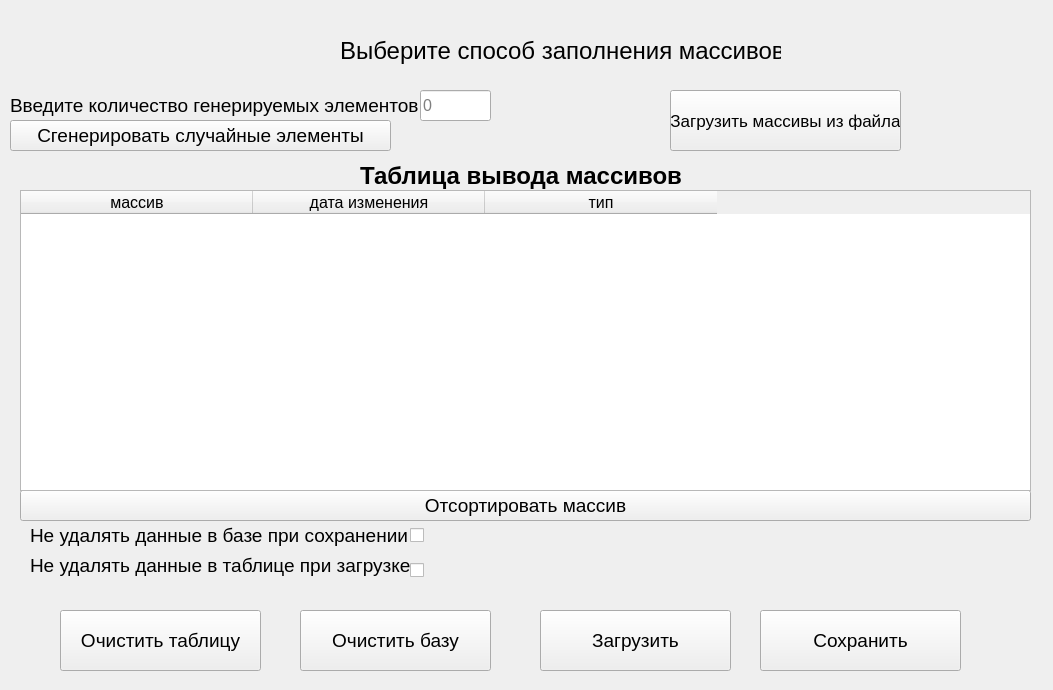
<?xml version="1.0" encoding="UTF-8"?>
<ui version="4.0">
 <class>MainWindowClass</class>
 <widget class="QMainWindow" name="MainWindowClass">
  <property name="geometry">
   <rect>
    <x>0</x>
    <y>0</y>
    <width>1053</width>
    <height>690</height>
   </rect>
  </property>
  <property name="font">
   <font>
    <pointsize>13</pointsize>
   </font>
  </property>
  <property name="windowTitle">
   <string>РПС. Лабораторная работа №3</string>
  </property>
  <widget class="QWidget" name="centralWidget">
   <widget class="QPushButton" name="random_btn">
    <property name="geometry">
     <rect>
      <x>10</x>
      <y>120</y>
      <width>381</width>
      <height>31</height>
     </rect>
    </property>
    <property name="font">
     <font>
      <pointsize>14</pointsize>
      <bold>false</bold>
     </font>
    </property>
    <property name="text">
     <string>Сгенерировать случайные элементы</string>
    </property>
   </widget>
   <widget class="QTableWidget" name="output_table">
    <property name="geometry">
     <rect>
      <x>20</x>
      <y>190</y>
      <width>1011</width>
      <height>301</height>
     </rect>
    </property>
    <property name="font">
     <font>
      <pointsize>11</pointsize>
     </font>
    </property>
    <property name="editTriggers">
     <set>QAbstractItemView::NoEditTriggers</set>
    </property>
    <property name="dragEnabled">
     <bool>false</bool>
    </property>
    <property name="dragDropMode">
     <enum>QAbstractItemView::NoDragDrop</enum>
    </property>
    <property name="columnCount">
     <number>3</number>
    </property>
    <attribute name="horizontalHeaderVisible">
     <bool>true</bool>
    </attribute>
    <attribute name="horizontalHeaderCascadingSectionResizes">
     <bool>false</bool>
    </attribute>
    <attribute name="horizontalHeaderDefaultSectionSize">
     <number>232</number>
    </attribute>
    <attribute name="horizontalHeaderHighlightSections">
     <bool>true</bool>
    </attribute>
    <column>
     <property name="text">
      <string>массив</string>
     </property>
     <property name="font">
      <font>
       <pointsize>12</pointsize>
      </font>
     </property>
    </column>
    <column>
     <property name="text">
      <string>дата изменения</string>
     </property>
     <property name="font">
      <font>
       <pointsize>12</pointsize>
      </font>
     </property>
    </column>
    <column>
     <property name="text">
      <string>тип</string>
     </property>
     <property name="font">
      <font>
       <pointsize>12</pointsize>
      </font>
     </property>
    </column>
   </widget>
   <widget class="QPushButton" name="load_btn">
    <property name="enabled">
     <bool>true</bool>
    </property>
    <property name="geometry">
     <rect>
      <x>540</x>
      <y>610</y>
      <width>191</width>
      <height>61</height>
     </rect>
    </property>
    <property name="font">
     <font>
      <pointsize>14</pointsize>
     </font>
    </property>
    <property name="text">
     <string>Загрузить</string>
    </property>
   </widget>
   <widget class="QPushButton" name="save_btn">
    <property name="enabled">
     <bool>true</bool>
    </property>
    <property name="geometry">
     <rect>
      <x>760</x>
      <y>610</y>
      <width>201</width>
      <height>61</height>
     </rect>
    </property>
    <property name="font">
     <font>
      <pointsize>14</pointsize>
     </font>
    </property>
    <property name="text">
     <string>Сохранить</string>
    </property>
   </widget>
   <widget class="QPushButton" name="sort_btn">
    <property name="geometry">
     <rect>
      <x>20</x>
      <y>490</y>
      <width>1011</width>
      <height>31</height>
     </rect>
    </property>
    <property name="font">
     <font>
      <pointsize>14</pointsize>
      <bold>false</bold>
     </font>
    </property>
    <property name="text">
     <string>Отсортировать массив</string>
    </property>
   </widget>
   <widget class="QLabel" name="label">
    <property name="geometry">
     <rect>
      <x>360</x>
      <y>160</y>
      <width>321</width>
      <height>31</height>
     </rect>
    </property>
    <property name="font">
     <font>
      <pointsize>18</pointsize>
      <bold>true</bold>
     </font>
    </property>
    <property name="text">
     <string>Таблица вывода массивов</string>
    </property>
   </widget>
   <widget class="QLineEdit" name="number_of_arrays">
    <property name="geometry">
     <rect>
      <x>420</x>
      <y>90</y>
      <width>71</width>
      <height>31</height>
     </rect>
    </property>
    <property name="font">
     <font>
      <pointsize>12</pointsize>
     </font>
    </property>
    <property name="text">
     <string/>
    </property>
    <property name="placeholderText">
     <string>0</string>
    </property>
   </widget>
   <widget class="QLabel" name="label_2">
    <property name="geometry">
     <rect>
      <x>30</x>
      <y>520</y>
      <width>381</width>
      <height>31</height>
     </rect>
    </property>
    <property name="font">
     <font>
      <pointsize>14</pointsize>
     </font>
    </property>
    <property name="text">
     <string>Не удалять данные в базе при сохранении</string>
    </property>
   </widget>
   <widget class="QLabel" name="label_3">
    <property name="geometry">
     <rect>
      <x>30</x>
      <y>550</y>
      <width>381</width>
      <height>31</height>
     </rect>
    </property>
    <property name="font">
     <font>
      <pointsize>14</pointsize>
     </font>
    </property>
    <property name="text">
     <string>Не удалять данные в таблице при загрузке</string>
    </property>
   </widget>
   <widget class="QCheckBox" name="save_in_db">
    <property name="geometry">
     <rect>
      <x>410</x>
      <y>520</y>
      <width>21</width>
      <height>31</height>
     </rect>
    </property>
    <property name="text">
     <string/>
    </property>
   </widget>
   <widget class="QCheckBox" name="save_in_table">
    <property name="geometry">
     <rect>
      <x>410</x>
      <y>560</y>
      <width>21</width>
      <height>21</height>
     </rect>
    </property>
    <property name="text">
     <string/>
    </property>
   </widget>
   <widget class="QLabel" name="label_4">
    <property name="geometry">
     <rect>
      <x>10</x>
      <y>80</y>
      <width>411</width>
      <height>51</height>
     </rect>
    </property>
    <property name="font">
     <font>
      <pointsize>14</pointsize>
     </font>
    </property>
    <property name="text">
     <string>Введите количество генерируемых элементов</string>
    </property>
   </widget>
   <widget class="QPushButton" name="clear_database_btn">
    <property name="enabled">
     <bool>true</bool>
    </property>
    <property name="geometry">
     <rect>
      <x>300</x>
      <y>610</y>
      <width>191</width>
      <height>61</height>
     </rect>
    </property>
    <property name="font">
     <font>
      <pointsize>14</pointsize>
     </font>
    </property>
    <property name="text">
     <string>Очистить базу</string>
    </property>
   </widget>
   <widget class="QPushButton" name="clear_table_btn">
    <property name="enabled">
     <bool>true</bool>
    </property>
    <property name="geometry">
     <rect>
      <x>60</x>
      <y>610</y>
      <width>201</width>
      <height>61</height>
     </rect>
    </property>
    <property name="font">
     <font>
      <pointsize>14</pointsize>
     </font>
    </property>
    <property name="text">
     <string>Очистить таблицу</string>
    </property>
   </widget>
   <widget class="QPushButton" name="load_from_file_btn">
    <property name="geometry">
     <rect>
      <x>670</x>
      <y>90</y>
      <width>231</width>
      <height>61</height>
     </rect>
    </property>
    <property name="text">
     <string>Загрузить массивы из файла</string>
    </property>
   </widget>
   <widget class="QLabel" name="label_5">
    <property name="geometry">
     <rect>
      <x>340</x>
      <y>30</y>
      <width>441</width>
      <height>41</height>
     </rect>
    </property>
    <property name="font">
     <font>
      <pointsize>18</pointsize>
     </font>
    </property>
    <property name="text">
     <string>Выберите способ заполнения массивов</string>
    </property>
   </widget>
   <zorder>random_btn</zorder>
   <zorder>load_btn</zorder>
   <zorder>save_btn</zorder>
   <zorder>sort_btn</zorder>
   <zorder>label</zorder>
   <zorder>output_table</zorder>
   <zorder>number_of_arrays</zorder>
   <zorder>label_2</zorder>
   <zorder>label_3</zorder>
   <zorder>save_in_db</zorder>
   <zorder>save_in_table</zorder>
   <zorder>label_4</zorder>
   <zorder>clear_database_btn</zorder>
   <zorder>clear_table_btn</zorder>
   <zorder>load_from_file_btn</zorder>
   <zorder>label_5</zorder>
  </widget>
 </widget>
 <layoutdefault spacing="6" margin="11"/>
 <resources>
  <include location="resource.qrc"/>
 </resources>
 <connections/>
</ui>
